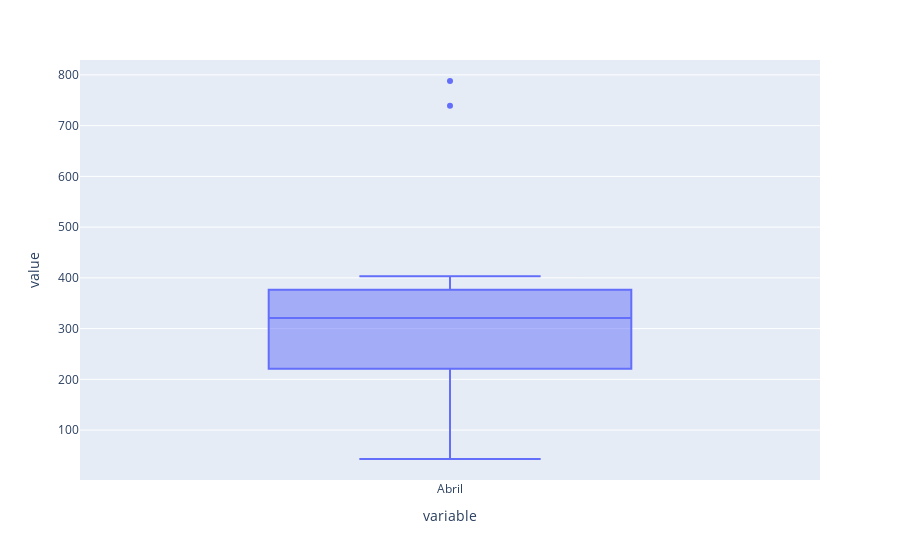

Here is the notebook cell this chart was saved with:
### Code cell
px.box(df['Abril'])

### Figure 1 — Plotly figure (JSON) as saved in the notebook; plotly's stock layout.template omitted (floating-point values rounded to 4 significant figures)
{"data": [{"alignmentgroup": "True", "hovertemplate": "variable=%{x}<br>value=%{y}<extra></extra>", "legendgroup": "", "marker": {"color": "#636efa"}, "name": "", "notched": false, "offsetgroup": "", "orientation": "v", "showlegend": false, "type": "box", "x": ["Abril", "Abril", "Abril", "Abril", "Abril", "Abril", "Abril", "Abril", "Abril", "Abril", "Abril", "Abril", "Abril", "Abril", "Abril", "Abril", "Abril", "Abril", "Abril", "Abril", "Abril"], "x0": " ", "xaxis": "x", "y": [99, 43, 253, 739, 371, 331, 176, 403, 323, 135, 379, 340, 788, 306, 321, 378, 376, 236, 160, 249, 251], "y0": " ", "yaxis": "y"}], "layout": {"boxmode": "group", "legend": {"tracegroupgap": 0}, "margin": {"t": 60}, "xaxis": {"anchor": "y", "domain": [0, 1], "title": {"text": "variable"}}, "yaxis": {"anchor": "x", "domain": [0, 1], "title": {"text": "value"}}}}
